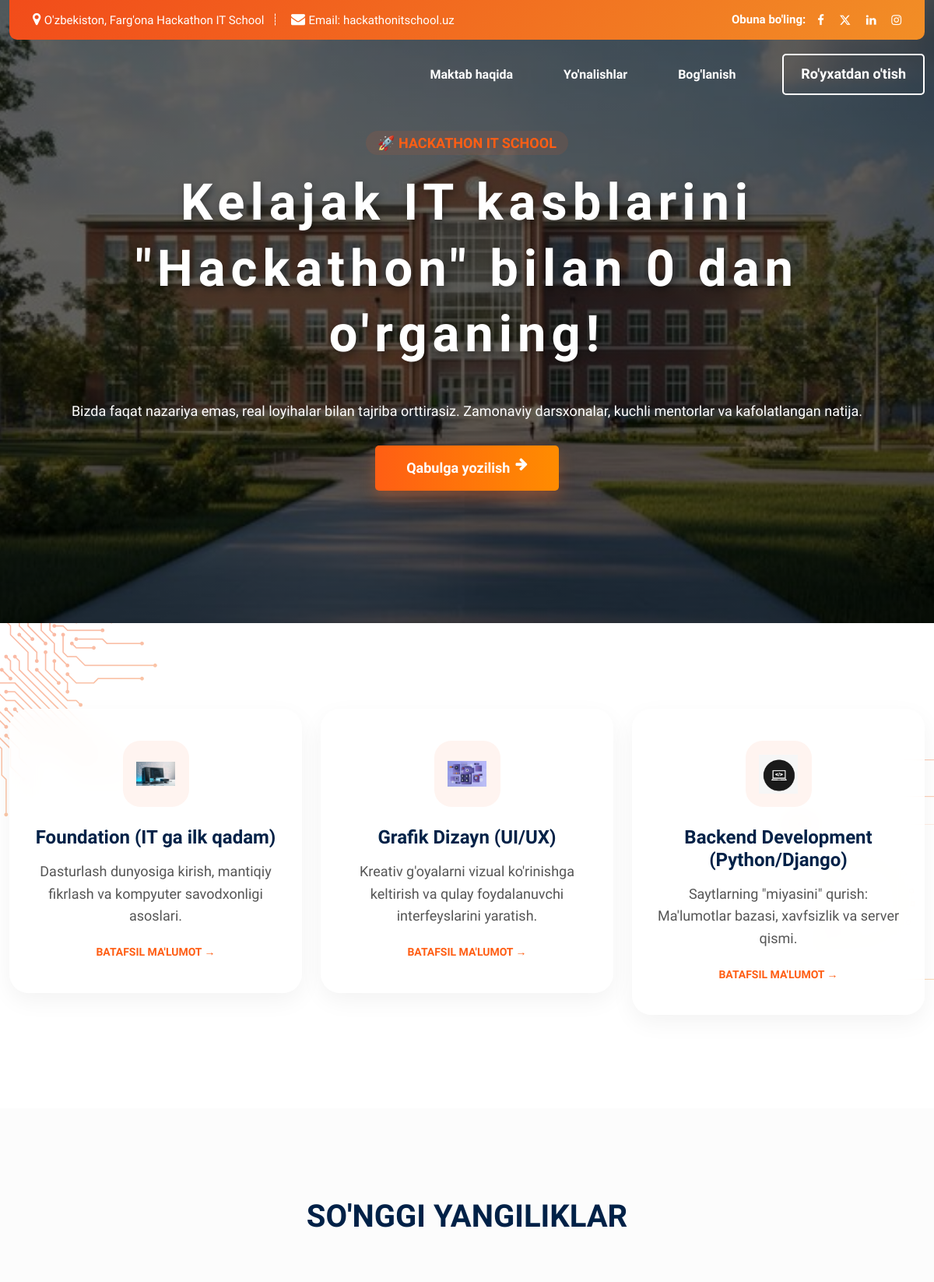
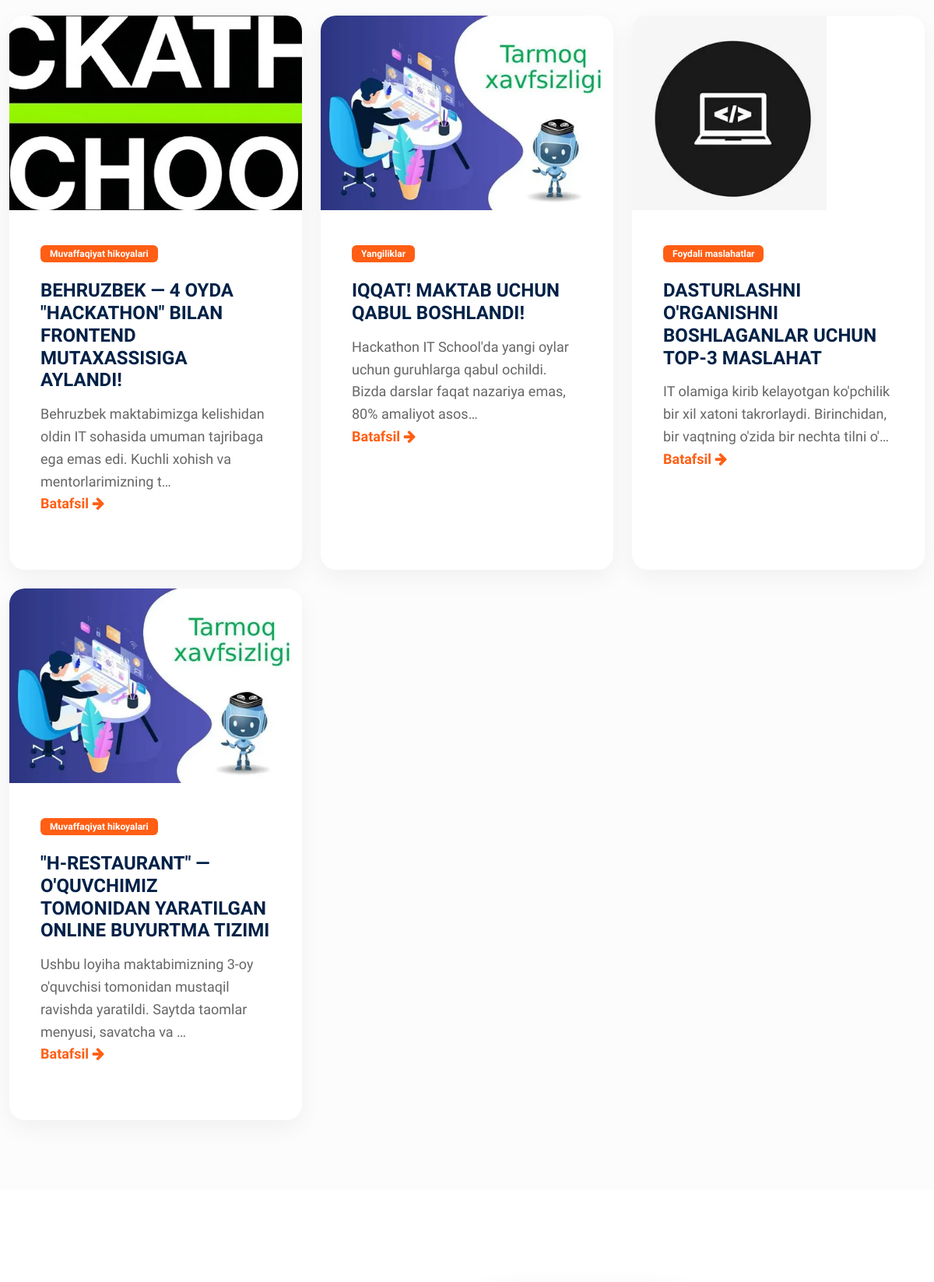
The page / (upper part) on the database its author committed (2 pictures, top to bottom).
### main/models.py (models this page shows, shortened)
class Banners(models.Model):
    title = models.CharField(max_length=100)
    description = models.TextField()

class Service(models.Model):
    title = models.CharField(max_length=200)
    slug = models.SlugField(unique=True)
    icon = models.ImageField(upload_to='services/')
    short_description = models.CharField(max_length=200)
    full_content = models.TextField()
    order = models.IntegerField()
    class Meta:
        verbose_name = "Service"
        verbose_name_plural = "Service"
        ordering = ['order']

class Blogs(models.Model):
    category = models.ForeignKey(Categories,on_delete=models.CASCADE)
    title = models.CharField(max_length=100)
    description = models.TextField()
    image = models.ImageField(upload_to='blogs',verbose_name="Image")

class Categories(models.Model):
    name = models.CharField(max_length=100)

### main/views.py (the view)
# urls.py: path('', views.index, name='index'),
def index(request):
    context = {
        'banner': Banners.objects.first(),
        'services': Service.objects.all(),
        'about': AboutSections.objects.first(),
        'contact_info': ContactInfo.objects.first(),
        'blogs': Blogs.objects.all(),
    }
    return render(request, 'index.html', context)

### templates/index.html (shortened to what this page needs)
{% extends 'base.html' %}
{% load static %}
{% block content %}
<section class="rs-banner-2">
    <div class="container">
        <div class="row">
            <div class="col-lg-12 text-center">
                <div class="rs-banner-2__content" style="position: relative; z-index: 10;">
                    <div class="wow fadeInUp" data-wow-delay="0.4s" style="margin-bottom: 20px;">
                        <span style="color: #ff5e14; font-weight: bold; background: rgba(255,94,20,0.1); padding: 5px 15px; border-radius: 50px;">🚀 HACKATHON IT SCHOOL</span>
                    </div>
                    <h1 class="title wow fadeInUp" data-wow-delay="0.8s">{{ banner.title|safe }}</h1>
                    <p class="wow fadeInUp" data-wow-delay="1.2s">{{ banner.description }}</p><br>
                    <button id="openModal" class="main-btn wow fadeInUp" data-wow-delay="1.6s">Qabulga yozilish <i class="fa fa-arrow-right"></i></button>
                </div>
            </div>
        </div>
    </div>
</section>
<div class="rs-service-2 pt-110 pb-120">
    <div class="container">
        <div class="row g-4">
            {% for service in services %}
            <div class="col-lg-4 col-md-6">
                <a href="{% url 'service_detail' service.slug %}" style="text-decoration: none; color: inherit;">
                    <div class="service-card-modern">
                        <div style="width: 85px; height: 85px; background: #fff4f0; border-radius: 22px; display: flex; align-items: center; justify-content: center; margin-bottom: 25px;">
                            <img src="{{ service.icon.url }}" alt="{{ service.title }}" style="width: 50px;">
                        </div>
                        <h4 style="font-size: 24px; font-weight: 800; color: #002147; margin-bottom: 15px;">{{ service.title }}</h4>
                        <p style="color: #555; line-height: 1.6; margin-bottom: 20px;">{{ service.short_description|truncatechars:100 }}</p>
                        <div style="font-weight: 700; color: #ff5e14; text-transform: uppercase; font-size: 14px;">Batafsil ma'lumot →</div>
                    </div>
                </a>
            </div>
            {% endfor %}
        </div>
    </div>
</div>
{% if blogs %}
<section id="rs-blog" class="rs-featured-2 pt-115 pb-120" style="background: #fcfcfc;">
    <div class="container">
        <div class="row mb-50">
            <div class="col-lg-12 text-center">
                <h2 style="font-size: 40px; font-weight: 900; color: #002147;">SO'NGGI YANGILIKLAR</h2>
            </div>
        </div>
        <div class="row g-4">
            {% for blog in blogs %}
            <div class="col-lg-4 col-md-6">
                <div class="rs-featured-2__item" style="background: white; border-radius: 20px; overflow: hidden; box-shadow: 0 10px 30px rgba(0,0,0,0.05); height: 100%;">
                    {% if blog.image %}
                    <a href="{% url 'blog_detail' blog.pk %}">
                        <img src="{{ blog.image.url }}" alt="{{ blog.title }}" style="width: 100%; height: 250px; object-fit: cover;">
                    </a>
                    {% endif %}
                    <div style="padding: 40px;">
                        <span style="background: #ff5e14; color: white; padding: 4px 12px; border-radius: 6px; font-size: 12px; font-weight: bold;">{{ blog.category.name }}</span>
                        <h4 style="margin: 20px 0 15px; font-weight: 800;">
                            <a href="{% url 'blog_detail' blog.pk %}" style="color: #002147; text-decoration: none;">{{ blog.title }}</a>
                        </h4>
                        <p style="color: #666;">{{ blog.description|truncatechars:120 }}</p>
                        <a href="{% url 'blog_detail' blog.pk %}" style="color: #ff5e14; font-weight: 700; text-decoration: none;">Batafsil <i class="fa fa-arrow-right"></i></a>
                    </div>
                </div>
            </div>
            {% endfor %}
        </div>
    </div>
</section>
{% endif %}
<section class="rs-choose-us pt-120 pb-120">
    <div class="container">
        <div class="row align-items-center">
            <div class="col-lg-6">
                <div class="row g-4">
                </div>
            </div>
        </div>
    </div>
</section>
{% endblock %}

### templates/base.html (shortened to what this page needs)
<!doctype html>
{% load static %}
<html class="no-js" lang="en">
<head>
    <link rel="stylesheet" href="{% static 'css/bootstrap.min.css' %}">
    <link rel="stylesheet" href="{% static 'css/animation.css' %}">
    <link rel="stylesheet" href="{% static 'css/jquery-ui.css' %}">
    <link rel="stylesheet" href="{% static 'css/font-awesome.min.css' %}">
    <link rel="stylesheet" href="{% static 'css/remixicon.css' %}">
    <link rel="stylesheet" href="{% static 'css/slick.css' %}">
    <link rel="stylesheet" href="{% static 'css/owl.carousel.css' %}">
    <link rel="stylesheet" href="{% static 'css/flickity.css' %}">
    <link rel="stylesheet" href="{% static 'css/odometer.min.css' %}">
    <link rel="stylesheet" href="{% static 'css/skeletabs.css' %}">
    <link rel="stylesheet" href="{% static 'css/magnific-popup.css' %}">
    <link rel="stylesheet" href="{% static 'css/rs-layouts.css' %}">
    <link rel="stylesheet" href="{% static 'css/style.css' %}">
</head>
<body class="home-page-2">
    <div class="full-width-header rs-header-layout2">
        <header id="rs-header" class="rs-header">
            <div class="rs-header-topber">
                <div class="container">
                    <div class="row">
                        <div class="col-lg-12">
                            <div class="rs-flex-box">
                                <div class="rs-header-topber-contact">
                                    <ul>
                                        <li>
                                            <i class="fa fa-map-marker"></i>
                                            <span>O'zbekiston, Farg'ona Hackathon IT School</span>
                                        </li>
                                        <li>
                                            <i class="fa fa-envelope"></i>
                                            <span>Email: <a href="mailto:info@itschool.uz">hackathonitschool.uz</a></span>
                                        </li>
                                    </ul>
                                </div>
                                <div class="rs-header-topber-social">
                                    <span>Obuna bo'ling:</span>
                                    <ul>
                                        <li><a href="#"><i class="fa fa-facebook"></i></a></li>
                                        <li><a href="#"><i class="ri-twitter-x-fill"></i></a></li>
                                        <li><a href="#"><i class="fa fa-linkedin"></i></a></li>
                                        <li><a href="#"><i class="fa fa-instagram"></i></a></li>
                                    </ul>
                                </div>
                            </div>
                        </div>
                    </div>
                </div>
            </div>
            <div class="menu-area menu-sticky">
    <div class="container">
        <div class="rs-menu-area">
            <div class="rs-header-rightside">
                <nav class="main-menu">
                    <ul class="nav-menu">
                        <li><a href="{% url 'about' %}">Maktab haqida</a></li>
                        <li><a href="{% url 'courses' %}">Yo'nalishlar</a></li>
                        <li><a href="{% url 'contact' %}">Bog'lanish</a></li>
                        </ul>
                </nav>
                <div class="header-btn">
                    <a href="{% url 'contact' %}" class="rs-btn">Ro'yxatdan o'tish</a>
                </div>
            </div>
        </div>
    </div>
</div>
        </header>
    </div>
    {% block content %}
    {% endblock content %}
</body>
</html>

### templates/base.html (style rules this page uses)
.rs-menu-area { display: flex !important; align-items: center !important; justify-content: space-between !important; height: 90px !important; flex-wrap: nowrap !important; }
.rs-header-rightside { display: flex !important; align-items: center !important; gap: 30px !important; }
.nav-menu { display: flex !important; list-style: none !important; margin: 0 !important; padding: 0 !important; gap: 25px !important; }
.nav-menu li a { color: #ffffff !important; font-weight: 600 !important; text-decoration: none !important; white-space: nowrap !important; font-size: 16px !important; }

### rows shown on the page
Banners: title "Kelajak IT kasblarini \"Hackathon\" bilan 0 dan o'rganing!", description "Bizda faqat nazariya emas, real loyihalar bilan tajriba orttirasiz. Zamonaviy darsxonalar, kuchli mentorlar va kafolatlangan natija."
Service: icon (picture), title "Foundation (IT ga ilk qadam)", short_description "Dasturlash dunyosiga kirish, mantiqiy fikrlash va kompyuter savodxonligi asoslari."
Service: icon (picture), title "Grafik Dizayn (UI/UX)", short_description "Kreativ g'oyalarni vizual ko'rinishga keltirish va qulay foydalanuvchi interfeyslarini yaratish."
Service: icon (picture), title "Backend Development (Python/Django)", short_description "Saytlarning \"miyasini\" qurish: Ma'lumotlar bazasi, xavfsizlik va server qismi."
Blogs: image (picture), category.name "Muvaffaqiyat hikoyalari", title "BEHRUZBEK — 4 OYDA \"HACKATHON\" BILAN FRONTEND MUTAXASSISIGA AYLANDI!", description "Behruzbek maktabimizga kelishidan oldin IT sohasida umuman tajribaga ega emas edi. Kuchli xohish va mentorlarimizning t…"
Blogs: image (picture), category.name "Yangiliklar", title "IQQAT! MAKTAB UCHUN QABUL BOSHLANDI!", description "Hackathon IT School'da yangi oylar uchun guruhlarga qabul ochildi. Bizda darslar faqat nazariya emas, 80% amaliyot asos…"
Blogs: image (picture), category.name "Foydali maslahatlar", title "DASTURLASHNI O'RGANISHNI BOSHLAGANLAR UCHUN TOP-3 MASLAHAT", description "IT olamiga kirib kelayotgan ko'pchilik bir xil xatoni takrorlaydi. Birinchidan, bir vaqtning o'zida bir nechta tilni o'…"
Blogs: image (picture), category.name "Muvaffaqiyat hikoyalari", title "\"H-RESTAURANT\" — O'QUVCHIMIZ TOMONIDAN YARATILGAN ONLINE BUYURTMA TIZIMI", description "Ushbu loyiha maktabimizning 3-oy o'quvchisi tomonidan mustaqil ravishda yaratildi. Saytda taomlar menyusi, savatcha va …"
